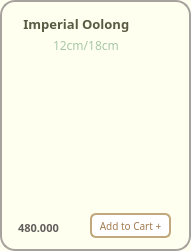
       <widget class="QFrame" name="frame_Imperial">
        <property name="geometry">
         <rect>
          <x>470</x>
          <y>300</y>
          <width>191</width>
          <height>251</height>
         </rect>
        </property>
        <property name="styleSheet">
         <string notr="true">background-color:#FFFFF0;
border-radius: 15px; 
border: 2px solid #A8A29E ;</string>
        </property>
        <property name="frameShape">
         <enum>QFrame::StyledPanel</enum>
        </property>
        <property name="frameShadow">
         <enum>QFrame::Raised</enum>
        </property>
        <widget class="QLabel" name="label_imperial">
         <property name="geometry">
          <rect>
           <x>20</x>
           <y>14</y>
           <width>151</width>
           <height>20</height>
          </rect>
         </property>
         <property name="font">
          <font>
           <family>Mongolian Baiti</family>
           <pointsize>10</pointsize>
           <weight>75</weight>
           <bold>true</bold>
          </font>
         </property>
         <property name="styleSheet">
          <string notr="true">border-radius: 0px;
border:0px solid;
color:#5A5A42</string>
         </property>
         <property name="text">
          <string> Imperial Oolong</string>
         </property>
        </widget>
        <widget class="QLabel" name="label_imperial_size">
         <property name="geometry">
          <rect>
           <x>53</x>
           <y>37</y>
           <width>71</width>
           <height>16</height>
          </rect>
         </property>
         <property name="font">
          <font>
           <family>Mongolian Baiti</family>
           <pointsize>9</pointsize>
          </font>
         </property>
         <property name="styleSheet">
          <string notr="true">color: #A7C7A7;
border:0px</string>
         </property>
         <property name="text">
          <string>12cm/18cm</string>
         </property>
        </widget>
        <widget class="QLabel" name="label_cake_imperial">
         <property name="geometry">
          <rect>
           <x>-5</x>
           <y>21</y>
           <width>201</width>
           <height>201</height>
          </rect>
         </property>
         <property name="styleSheet">
          <string notr="true">border:0px;
background-color: transparent;</string>
         </property>
         <property name="text">
          <string/>
         </property>
         <property name="pixmap">
          <pixmap>../images/image-removebg-preview (12).png</pixmap>
         </property>
         <property name="scaledContents">
          <bool>true</bool>
         </property>
        </widget>
        <widget class="QPushButton" name="pushButton_add_imperial">
         <property name="geometry">
          <rect>
           <x>90</x>
           <y>213</y>
           <width>81</width>
           <height>25</height>
          </rect>
         </property>
         <property name="maximumSize">
          <size>
           <width>16777207</width>
           <height>16777215</height>
          </size>
         </property>
         <property name="font">
          <font>
           <family>Mongolian Baiti</family>
           <pointsize>-1</pointsize>
          </font>
         </property>
         <property name="styleSheet">
          <string notr="true">QPushButton {
    background-color: white;
    color: #A37B50;
    border: 2px solid #C2A87E;
    border-radius: 6px;
    padding: 4px 5px;
    font-size: 10px;
}

QPushButton:hover {
    background-color: #F7F3EF;
}

QPushButton:pressed {
    background-color: #E6D5C3;
}
</string>
         </property>
         <property name="text">
          <string>Add to Cart +</string>
         </property>
        </widget>
        <widget class="QLabel" name="label_imperial_price">
         <property name="geometry">
          <rect>
           <x>18</x>
           <y>220</y>
           <width>61</width>
           <height>16</height>
          </rect>
         </property>
         <property name="font">
          <font>
           <family>Mongolian Baiti</family>
           <pointsize>8</pointsize>
           <weight>75</weight>
           <bold>true</bold>
          </font>
         </property>
         <property name="styleSheet">
          <string notr="true">border:0px;
color: rgb(98, 94, 92);
</string>
         </property>
         <property name="text">
          <string>480.000</string>
         </property>
        </widget>
        <zorder>label_cake_imperial</zorder>
        <zorder>label_imperial</zorder>
        <zorder>label_imperial_size</zorder>
        <zorder>pushButton_add_imperial</zorder>
        <zorder>label_imperial_price</zorder>
       </widget>
